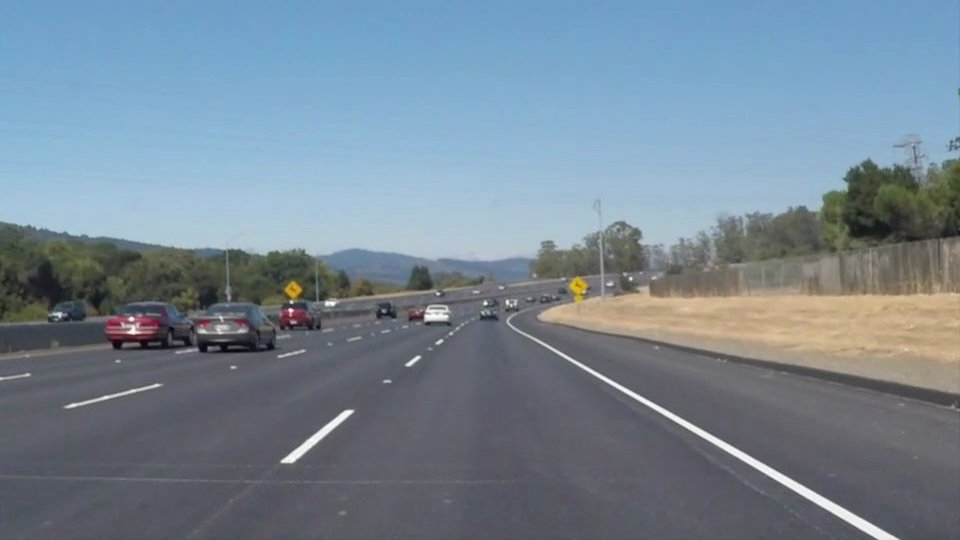
#> input picture My_Strive_Work/M6 - Computer Vision/D10/test_images/solidWhiteCurve.jpg, 960 x 540 px
$ python Pipeline.py
#> lines starting #> are read from the running program, lines starting #| are printed output that depends on the picture; after the words box and inside, x2 and y2 are one past the last pixel; in counts of white or black regions, pixels touching at a corner belong together
import cv2
import numpy as np

path = '/solidWhiteCurve.jpg'

GREEN = (0, 255, 0)
kernel = np.ones((3, 3), np.uint8)

def get_image(path):
#> called with path = '/solidWhiteCurve.jpg'
    image_dir = 'test_images'
    image = cv2.imread(image_dir + path)
#> image is the input picture: shape (540, 960, 3); mean B, G, R 148.1, 134.5, 118.5
    return image

def imshow(title, img):
    cv2.imshow(title, img)
    cv2.waitKey()
    cv2.destroyAllWindows()

test_image = get_image(path)
test_image_copy = test_image.copy()

gray_image = cv2.cvtColor(test_image, cv2.COLOR_BGR2GRAY)
image_enhanced = cv2.equalizeHist(gray_image)
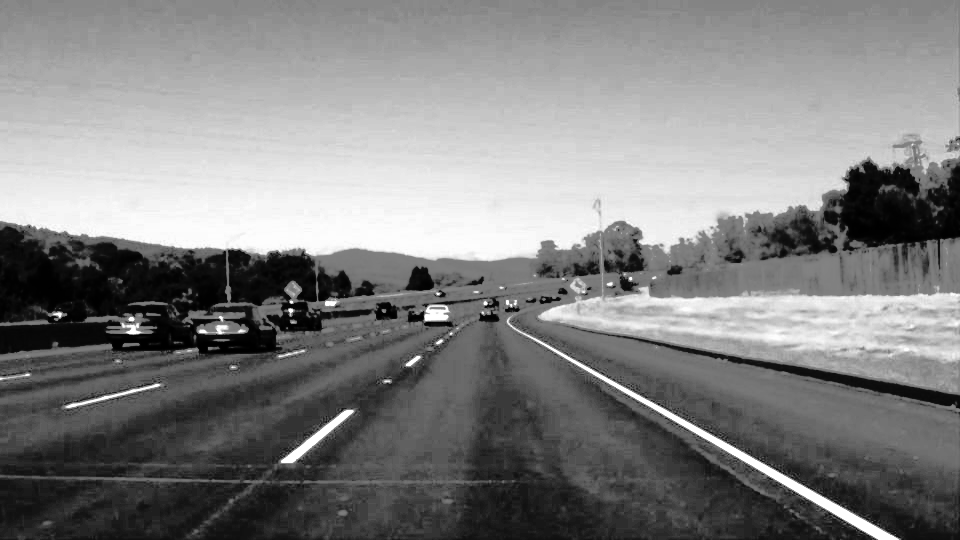
#> image_enhanced: shape (540, 960); min 0, max 255, mean 129

imshow('hello0', gray_image)
# [25 lines of commented-out code are left out]

blurred = cv2.GaussianBlur(test_image, (3, 3), 1)
height = int(test_image.shape[0] * .67)
#> height = 361

inv_gray_image = ~gray_image
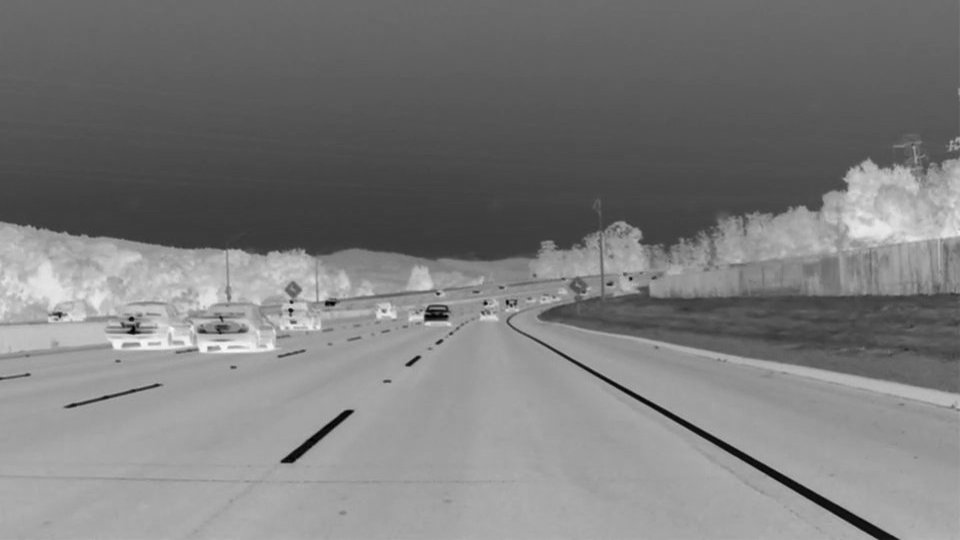
#> inv_gray_image: shape (540, 960); min 0, max 250, mean 123.8
imshow('asd', inv_gray_image)

cropped = inv_gray_image[height:, :]
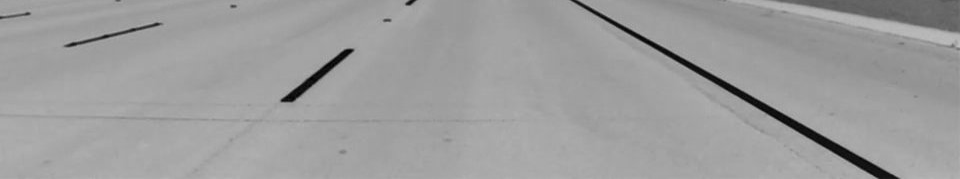
#> cropped: shape (179, 960); min 0, max 191, mean 157.2
cropped_colour = test_image_copy[height:, :]
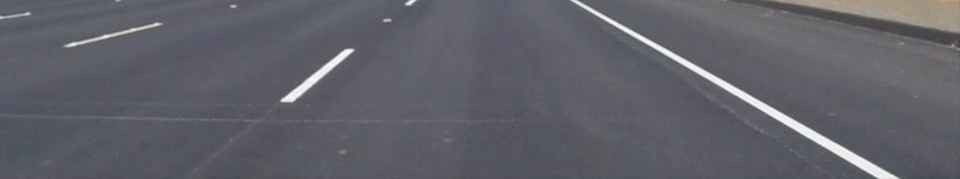
#> cropped_colour: shape (179, 960, 3); mean B, G, R 105.2, 97, 96.6

thresh_hold_image = cv2.adaptiveThreshold(cropped, 200, cv2.ADAPTIVE_THRESH_MEAN_C, cv2.THRESH_BINARY_INV, 7, 10)
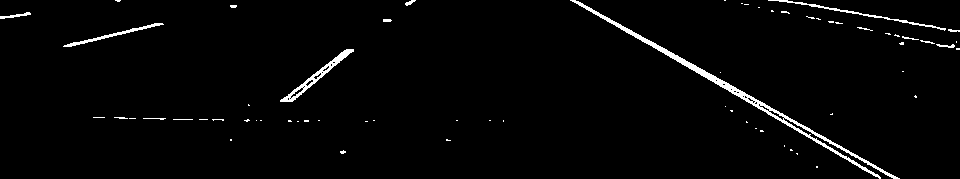
#> thresh_hold_image: shape (179, 960); values 0 (black) and 200 (white), 2.2% white; 65 white regions (50 under 20 px), largest, box (x1, y1, x2, y2) and area: (570, 0, 900, 179) 1931, (280, 49, 354, 102) 536, (768, 0, 946, 31) 362

closed = cv2.morphologyEx(thresh_hold_image, cv2.MORPH_OPEN, kernel)
#> closed: shape (179, 960); values 0 (black) and 200 (white), 1.4% white; 56 white regions (39 under 20 px), largest, box (x1, y1, x2, y2) and area: (572, 0, 746, 98) 937, (67, 28, 138, 47) 222, (328, 49, 354, 69) 171
dilated = cv2.dilate(closed, kernel, iterations=2)
#> dilated: shape (179, 960); values 0 (black) and 200 (white), 3.8% white; 19 white regions, largest, box (x1, y1, x2, y2) and area: (570, 0, 812, 135) 2865, (279, 47, 356, 104) 1025, (65, 21, 162, 49) 772
cannyed = cv2.Canny(dilated, 100, 200)
#> cannyed: shape (179, 960); 0.9% white in thin lines or dots

cannyed_crop = cannyed[:, 280:750]
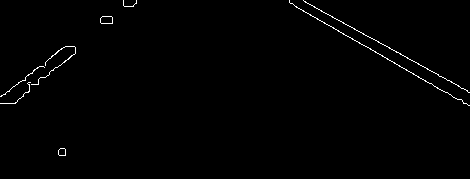
#> cannyed_crop: shape (179, 470); 0.81% white in thin lines or dots, all inside (x1, y1, x2, y2) = (0, 0, 470, 156)
my_cropped_colour = cropped_colour[:, 280:750]

contours, h = cv2.findContours(cannyed_crop, cv2.RETR_EXTERNAL, cv2.CHAIN_APPROX_SIMPLE)
#> contours = 8 contours, 5 with area under 20; largest, box (x1, y1, x2, y2) and area: (100, 16, 113, 24) 81, (58, 148, 66, 156) 46, (289, 0, 470, 106) 22; h = [[1, -1, -1, -1], [2, 0, -1, -1], [3, 1, -1, -1], [4, 2, -1, -1], [5, 3, -1, -1], [6, 4, -1, -1], [7, 5, -1, -1], [-1, 6, -1, -1]]
contours_sorted = sorted(contours, key=cv2.contourArea, reverse=True)
#> contours_sorted has the same summary as contours
contours_drawn = cv2.drawContours(my_cropped_colour, contours_sorted, -1, GREEN, 4, cv2.LINE_8)
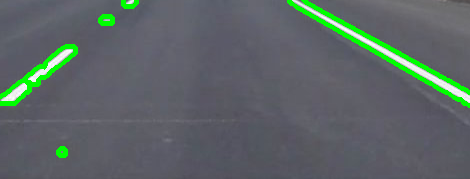
#> contours_drawn: shape (179, 470, 3); mean B, G, R 101.4, 101.9, 92.1

canvas = np.zeros(my_cropped_colour.shape)

# test_image_copy = test_image_copy[:, 280:750] * canvas
# test_image_copy = test_image_copy[:, 280:750] + my_cropped_colour

$ run again, with My_Strive_Work/M6 - Computer Vision/D10/test_images/solidWhiteRight.jpg copied over My_Strive_Work/M6 - Computer Vision/D10/test_images/solidWhiteCurve.jpg
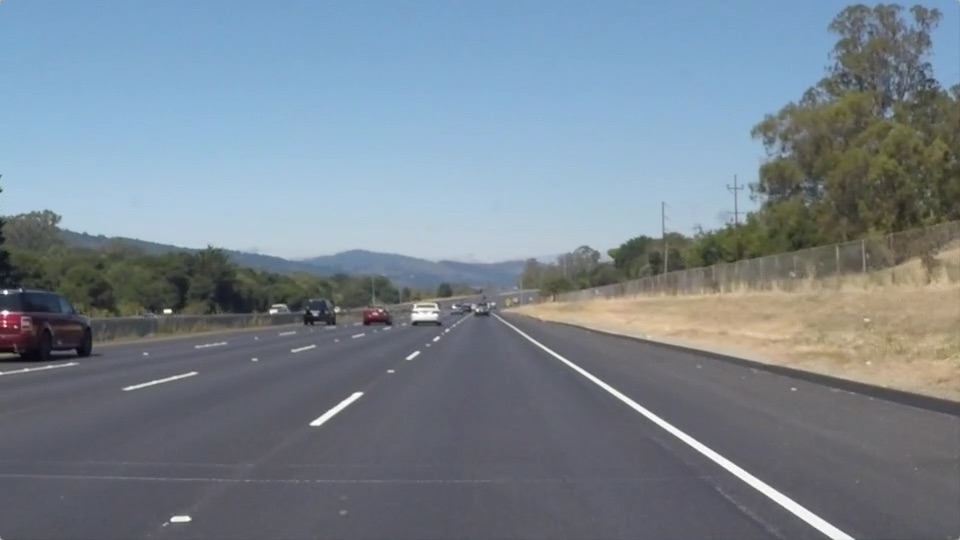
#> input picture My_Strive_Work/M6 - Computer Vision/D10/test_images/solidWhiteRight.jpg, 960 x 540 px
#> in get_image, image is the input picture: shape (540, 960, 3); mean B, G, R 143.7, 132.6, 120.3
#> `thresh_hold_image = cv2.adaptiveThreshold(cropped, 200, cv2.ADAPTIVE_T..`:
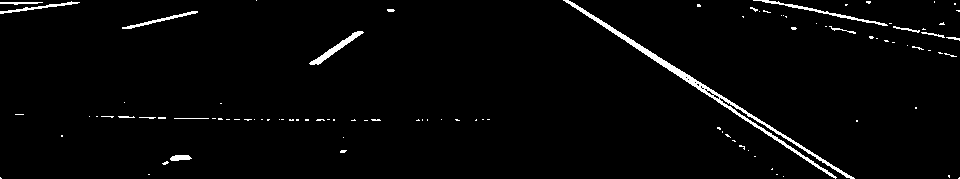
#> thresh_hold_image: shape (179, 960); values 0 (black) and 200 (white), 2.3% white; 98 white regions (83 under 20 px), largest, box (x1, y1, x2, y2) and area: (563, 0, 855, 179) 1845, (309, 31, 364, 65) 337, (753, 0, 888, 26) 336
#> closed: shape (179, 960); values 0 (black) and 200 (white), 1.4% white; 62 white regions (40 under 20 px), largest, box (x1, y1, x2, y2) and area: (565, 0, 710, 93) 856, (310, 31, 363, 65) 333, (171, 155, 190, 161) 97
#> dilated: shape (179, 960); values 0 (black) and 200 (white), 4% white; 18 white regions, largest, box (x1, y1, x2, y2) and area: (563, 0, 804, 157) 3167, (308, 29, 365, 67) 697, (803, 148, 856, 179) 657
#> cannyed: shape (179, 960); 0.97% white in thin lines or dots
#> cannyed_crop: shape (179, 470); 0.84% white in thin lines or dots, all inside (x1, y1, x2, y2) = (27, 0, 470, 155)
#> contours = 7 contours, 1 with area under 20; largest, box (x1, y1, x2, y2) and area: (27, 28, 85, 67) 710, (105, 6, 116, 14) 67, (58, 147, 67, 155) 53, (414, 1, 422, 9) 46, (282, 0, 430, 95) 40, (295, 0, 470, 111) 34; h = [[1, -1, -1, -1], [2, 0, -1, -1], [3, 1, -1, -1], [4, 2, -1, -1], [5, 3, -1, -1], [6, 4, -1, -1], [-1, 5, -1, -1]]
#> contours_sorted has the same summary as contours
#> `contours_drawn = cv2.drawContours(my_cropped_colour, contours_sorted, ..`:
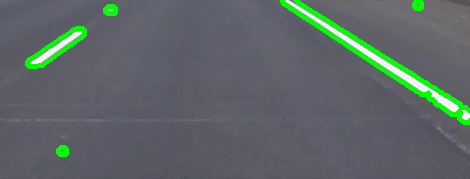
#> contours_drawn: shape (179, 470, 3); mean B, G, R 103, 102.5, 93.4

$ run again, with My_Strive_Work/M6 - Computer Vision/D10/test_images/solidYellowCurve.jpg copied over My_Strive_Work/M6 - Computer Vision/D10/test_images/solidWhiteCurve.jpg
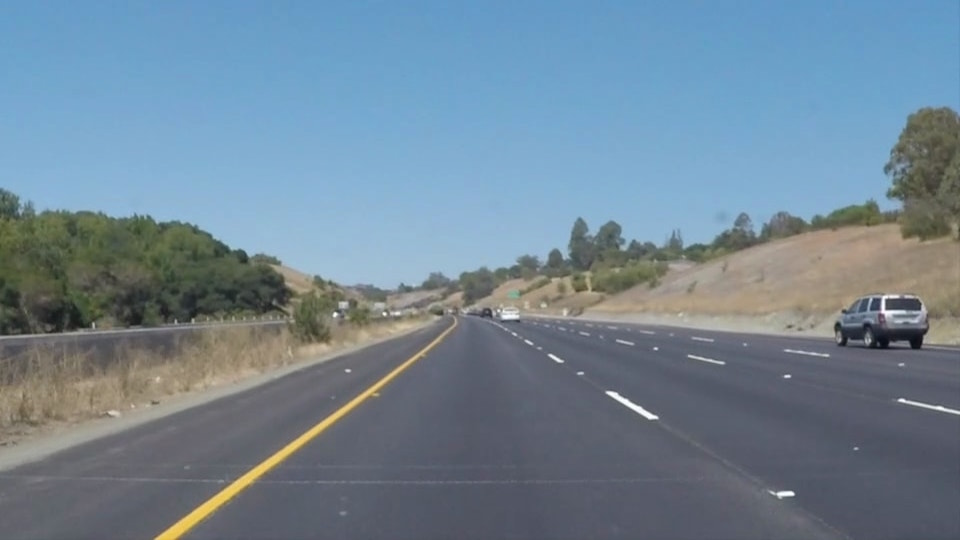
#> input picture My_Strive_Work/M6 - Computer Vision/D10/test_images/solidYellowCurve.jpg, 960 x 540 px
#> in get_image, image is the input picture: shape (540, 960, 3); mean B, G, R 149, 133.4, 113
#> `thresh_hold_image = cv2.adaptiveThreshold(cropped, 200, cv2.ADAPTIVE_T..`:
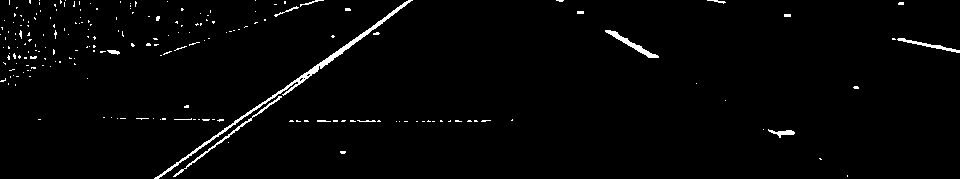
#> thresh_hold_image: shape (179, 960); values 0 (black) and 200 (white), 1.8% white in thin lines or dots
#> closed: shape (179, 960); values 0 (black) and 200 (white), 0.81% white; 30 white regions (20 under 20 px), largest, box (x1, y1, x2, y2) and area: (308, 2, 407, 74) 519, (606, 30, 658, 58) 278, (907, 40, 960, 53) 167
#> dilated: shape (179, 960); values 0 (black) and 200 (white), 2.2% white; 24 white regions, largest, box (x1, y1, x2, y2) and area: (294, 0, 413, 86) 1430, (604, 28, 660, 60) 614, (896, 36, 960, 55) 505
#> cannyed: shape (179, 960); 0.67% white in thin lines or dots, all inside (x1, y1, x2, y2) = (106, 0, 960, 179)
#> cannyed_crop: shape (179, 470); 0.72% white in thin lines or dots, all inside (x1, y1, x2, y2) = (0, 0, 440, 156)
#> contours = 9 contours, 4 with area under 20; largest, box (x1, y1, x2, y2) and area: (323, 27, 380, 60) 621, (13, 0, 133, 86) 76, (294, 8, 306, 16) 74, (62, 5, 72, 13) 60, (58, 148, 67, 156) 53; h = [[1, -1, -1, -1], [2, 0, -1, -1], [3, 1, -1, -1], [4, 2, -1, -1], [5, 3, -1, -1], [6, 4, -1, -1], [7, 5, -1, -1], [8, 6, -1, -1], [-1, 7, -1, -1]]
#> contours_sorted has the same summary as contours
#> `contours_drawn = cv2.drawContours(my_cropped_colour, contours_sorted, ..`:
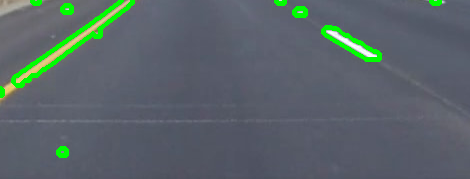
#> contours_drawn: shape (179, 470, 3); mean B, G, R 104.4, 100.8, 89.5

$ run again, with My_Strive_Work/M6 - Computer Vision/D10/test_images/solidYellowCurve2.jpg copied over My_Strive_Work/M6 - Computer Vision/D10/test_images/solidWhiteCurve.jpg
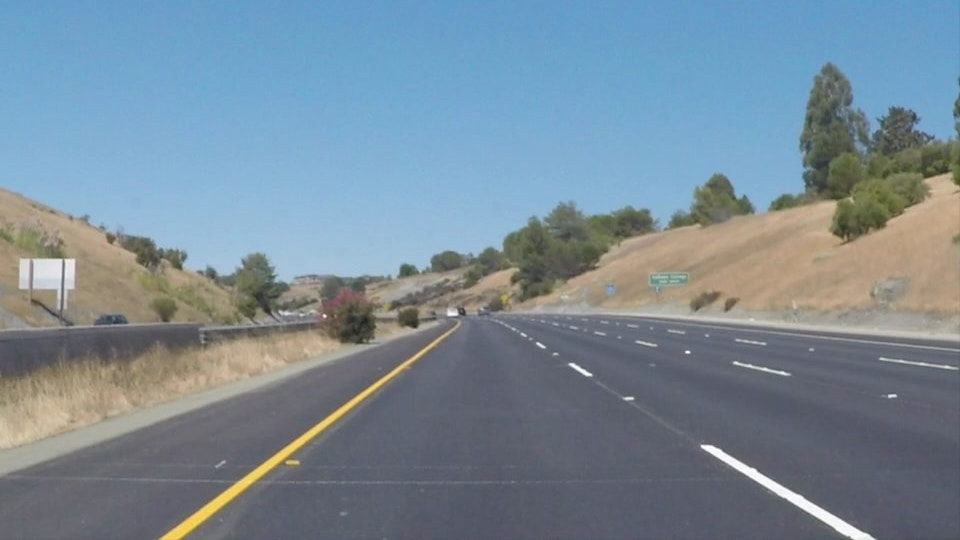
#> input picture My_Strive_Work/M6 - Computer Vision/D10/test_images/solidYellowCurve2.jpg, 960 x 540 px
#> in get_image, image is the input picture: shape (540, 960, 3); mean B, G, R 151.5, 138.6, 120.7
#> thresh_hold_image: shape (179, 960); values 0 (black) and 200 (white), 2.3% white in thin lines or dots
#> closed: shape (179, 960); values 0 (black) and 200 (white), 1% white; 65 white regions (46 under 20 px), largest, box (x1, y1, x2, y2) and area: (297, 2, 406, 83) 613, (701, 84, 724, 94) 112, (569, 2, 592, 15) 92
#> dilated: shape (179, 960); values 0 (black) and 200 (white), 3.2% white; 19 white regions, largest, box (x1, y1, x2, y2) and area: (295, 0, 413, 85) 1418, (699, 82, 781, 129) 959, (823, 149, 877, 179) 647
#> cannyed: shape (179, 960); 0.82% white in thin lines or dots, all inside (x1, y1, x2, y2) = (157, 0, 960, 179)
#> cannyed_crop: shape (179, 470); 0.82% white in thin lines or dots, all inside (x1, y1, x2, y2) = (0, 0, 470, 156)
#> contours = 12 contours, 9 with area under 20; largest, box (x1, y1, x2, y2) and area: (340, 33, 356, 41) 102, (14, 0, 133, 85) 78, (58, 148, 68, 156) 60; h = [[1, -1, -1, -1], [2, 0, -1, -1], [3, 1, -1, -1], [4, 2, -1, -1], [5, 3, -1, -1], [6, 4, -1, -1], [7, 5, -1, -1], [8, 6, -1, -1], [9, 7, -1, -1], [10, 8, -1, -1], [11, 9, -1, -1], [-1, 10, -1, -1]]
#> contours_sorted has the same summary as contours
#> `contours_drawn = cv2.drawContours(my_cropped_colour, contours_sorted, ..`:
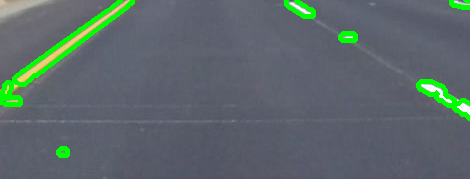
#> contours_drawn: shape (179, 470, 3); mean B, G, R 106.1, 104.2, 92.1
